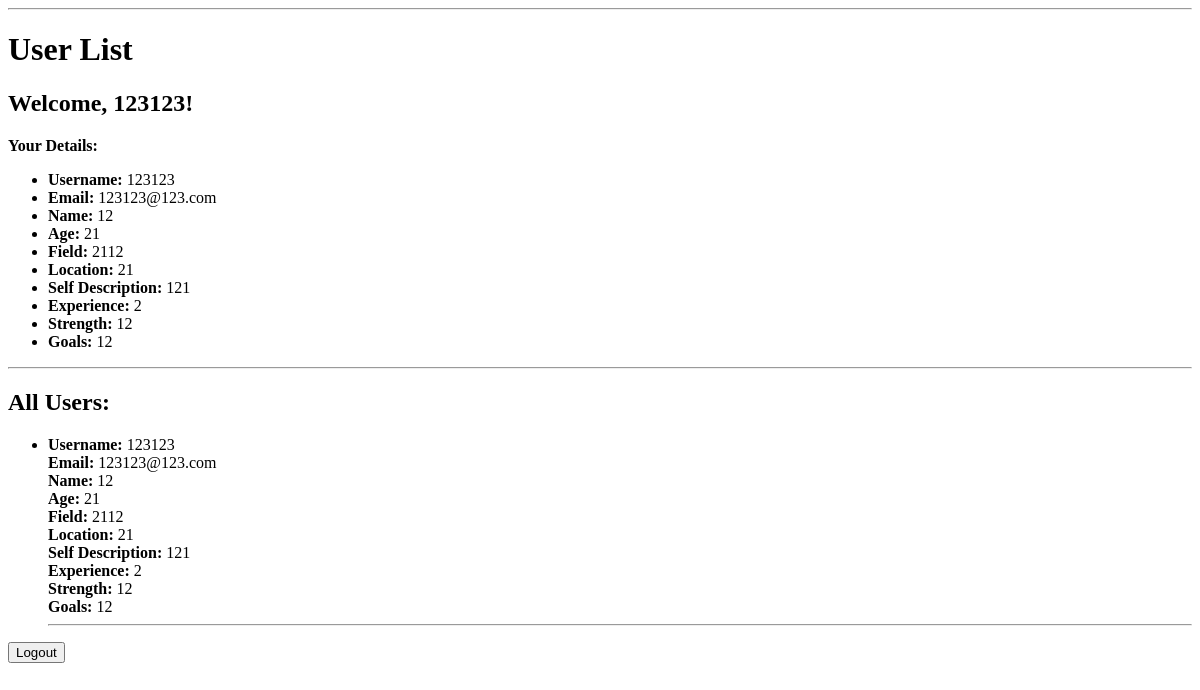
Page /users (signed in) on the earlier database version.
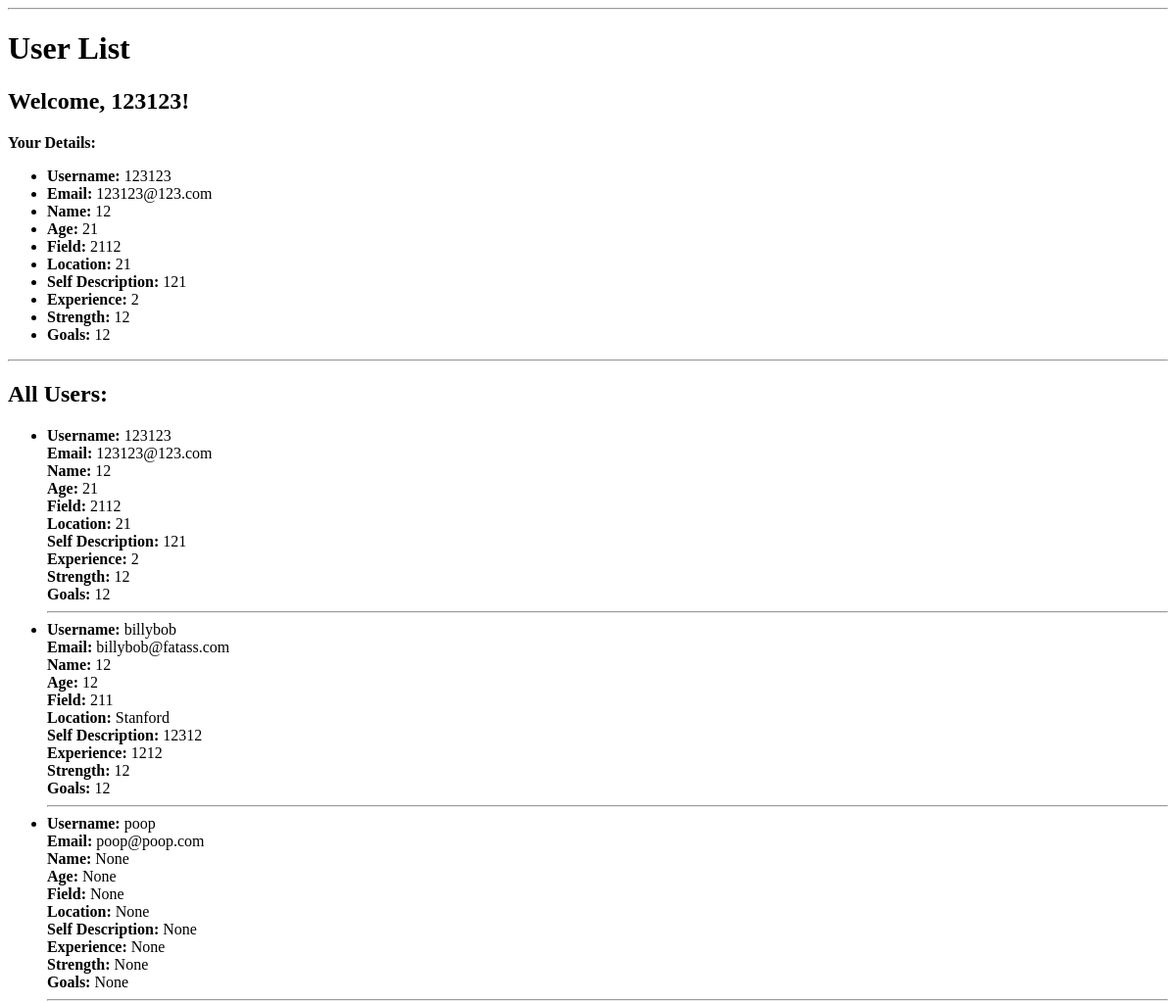
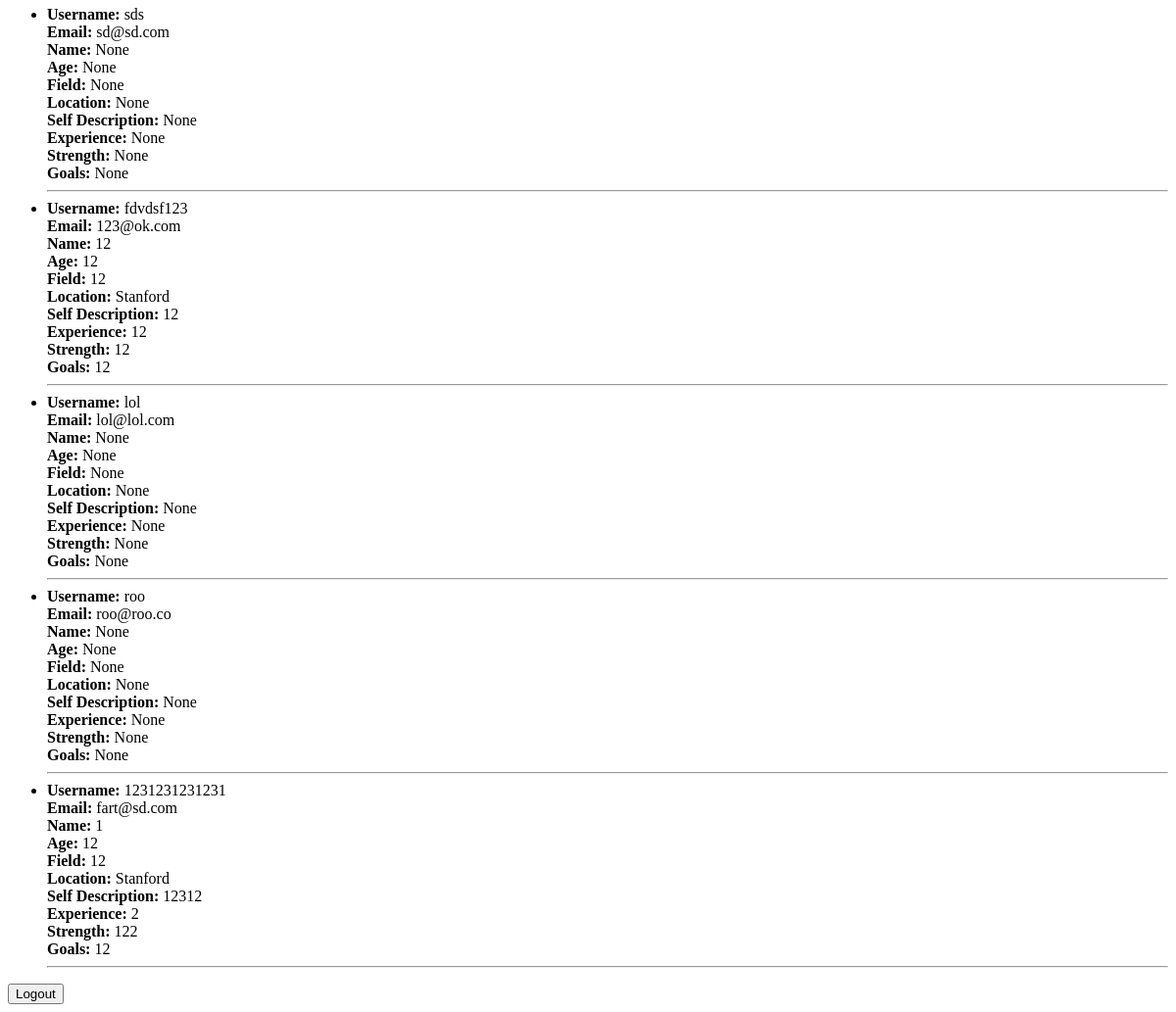
Same page on the later database version (2 pictures, top to bottom).
### app/models.py (models this page shows, shortened)
class User(db.Model):
    id: so.Mapped[int] = so.mapped_column(primary_key=True)
    username: so.Mapped[str] = so.mapped_column(sa.String(64), index=True, unique=True)
    email: so.Mapped[str] = so.mapped_column(sa.String(120), index=True, unique=True)
    password_hash: so.Mapped[Optional[str]] = so.mapped_column(sa.String(256))
    name: so.Mapped[Optional[str]] = so.mapped_column(sa.String(100))
    age: so.Mapped[Optional[int]] = so.mapped_column(sa.Integer)
    field: so.Mapped[Optional[str]] = so.mapped_column(sa.String(100))
    location: so.Mapped[Optional[str]] = so.mapped_column(sa.String(100))
    location_lat: so.Mapped[Optional[float]] = so.mapped_column(sa.Float)
    location_lng: so.Mapped[Optional[float]] = so.mapped_column(sa.Float)
    self_description: so.Mapped[Optional[str]] = so.mapped_column(sa.Text)
    experience: so.Mapped[Optional[str]] = so.mapped_column(sa.Text)
    strength: so.Mapped[Optional[str]] = so.mapped_column(sa.Text)
    goals: so.Mapped[Optional[str]] = so.mapped_column(sa.Text)

### app/routes.py (the view)
@app.route('/users')
@login_required
def list_users():
    users = User.query.all()  # Query all users
    current_user_id = session.get('user_id')  # Get the current user's ID from the session
    current_user = User.query.get(current_user_id)  # Fetch the current user from the database
    return render_template('users.html', users=users, current_user=current_user)  # Pass users and current user to the template

### app/routes.py (called while the page is built)
def login_required(f):
    @wraps(f)
    def decorated_function(*args, **kwargs):
        if 'user_id' not in session:
            flash('You need to log in to access this page.')
            return redirect(url_for('login'))
        return f(*args, **kwargs)
    return decorated_function

### app/templates/users.html
{% extends "base.html" %}
{% block body %}
    <h1>User List</h1>
    {% if current_user %}
        <h2>Welcome, {{ current_user.username }}!</h2>
        <strong>Your Details:</strong>
        <ul>
            <li><strong>Username:</strong> {{ current_user.username }}</li>
            <li><strong>Email:</strong> {{ current_user.email }}</li>
            <li><strong>Name:</strong> {{ current_user.name }}</li>
            <li><strong>Age:</strong> {{ current_user.age }}</li>
            <li><strong>Field:</strong> {{ current_user.field }}</li>
            <li><strong>Location:</strong> {{ current_user.location }}</li>
            <li><strong>Self Description:</strong> {{ current_user.self_description }}</li>
            <li><strong>Experience:</strong> {{ current_user.experience }}</li>
            <li><strong>Strength:</strong> {{ current_user.strength }}</li>
            <li><strong>Goals:</strong> {{ current_user.goals }}</li>
        </ul>
        <hr>
    {% else %}
        <h2>Welcome, Guest!</h2>
    {% endif %}
    <h2>All Users:</h2>
    <ul>
        {% for user in users %}
            <li>
                <strong>Username:</strong> {{ user.username }} <br>
                <strong>Email:</strong> {{ user.email }} <br>
                <strong>Name:</strong> {{ user.name }} <br>
                <strong>Age:</strong> {{ user.age }} <br>
                <strong>Field:</strong> {{ user.field }} <br>
                <strong>Location:</strong> {{ user.location }} <br>
                <strong>Self Description:</strong> {{ user.self_description }} <br>
                <strong>Experience:</strong> {{ user.experience }} <br>
                <strong>Strength:</strong> {{ user.strength }} <br>
                <strong>Goals:</strong> {{ user.goals }} <br>
                <hr>
            </li>
        {% endfor %}
    </ul>
    <form action="{{ url_for('logout') }}" method="post">
        <button type="submit">Logout</button>
    </form>
{% endblock %}

### app/templates/base.html (shortened to what this page needs)
<!DOCTYPE html>
<html lang="en">
<head>
</head>
<body>
    <hr>
    {% block body %}{% endblock %}
</body>
</html>

Differences in the rows shown:
added User: username "billybob", email "billybob@fatass.com", name "12", age "12", field "211", location "Stanford", self_description "12312", experience "1212", strength "12", goals "12"
added User: username "poop", email "poop@poop.com", name "None", age "None", field "None", location "None", self_description "None", experience "None", strength "None", goals "None"
added User: username "sds", email "sd@sd.com", name "None", age "None", field "None", location "None", self_description "None", experience "None", strength "None", goals "None"
added User: username "fdvdsf123", email "123@ok.com", name "12", age "12", field "12", location "Stanford", self_description "12", experience "12", strength "12", goals "12"
added User: username "lol", email "lol@lol.com", name "None", age "None", field "None", location "None", self_description "None", experience "None", strength "None", goals "None"
added User: username "roo", email "roo@roo.co", name "None", age "None", field "None", location "None", self_description "None", experience "None", strength "None", goals "None"
added User: username "1231231231231", email "fart@sd.com", name "1", age "12", field "12", location "Stanford", self_description "12312", experience "2", strength "122", goals "12"
